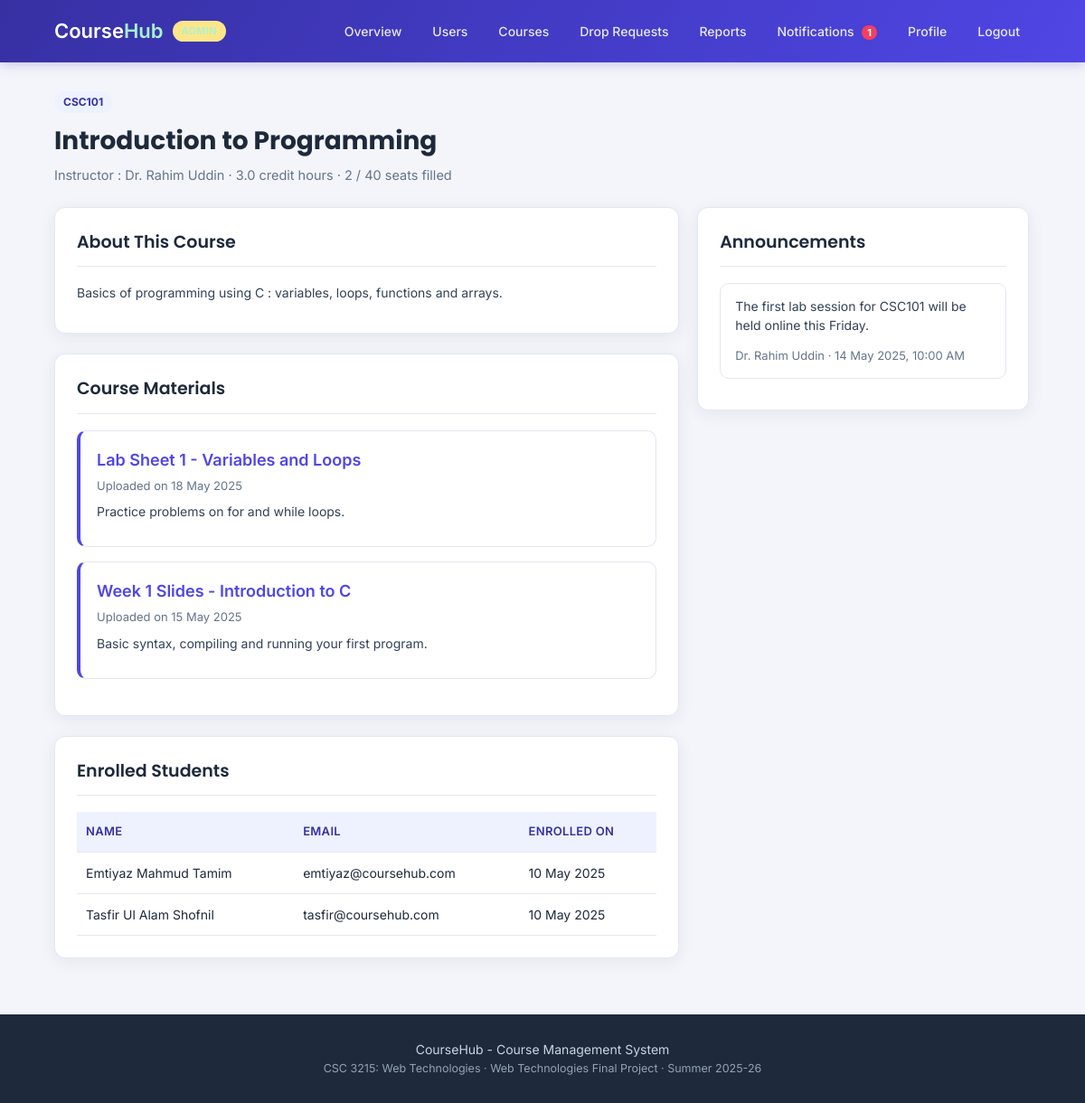
The app's page /course-details.php?id=1 (signed in) with its own data.
### tables this page shows
CREATE TABLE users (
    user_id     INT AUTO_INCREMENT PRIMARY KEY,
    name        VARCHAR(100) NOT NULL,
    email       VARCHAR(100) NOT NULL UNIQUE,
    password    VARCHAR(255) NOT NULL,
    role        ENUM('admin','teacher','student') NOT NULL DEFAULT 'student',
    phone       VARCHAR(20),
    department  VARCHAR(100),
    bio         TEXT,
    status      VARCHAR(20)  DEFAULT 'active',
    joined      DATE
);

CREATE TABLE courses (
    course_id     INT AUTO_INCREMENT PRIMARY KEY,
    course_code   VARCHAR(20)  NOT NULL UNIQUE,
    title         VARCHAR(150) NOT NULL,
    description   TEXT,
    credit_hour   DECIMAL(2,1) NOT NULL DEFAULT 3.0,
    teacher_id    INT DEFAULT NULL,
    capacity      INT NOT NULL DEFAULT 40,
    course_status VARCHAR(20) DEFAULT 'active',
    created_at    DATE,
    FOREIGN KEY (teacher_id) REFERENCES users(user_id) ON DELETE SET NULL
);

CREATE TABLE materials (
    material_id  INT AUTO_INCREMENT PRIMARY KEY,
    course_id    INT NOT NULL,
    title        VARCHAR(150) NOT NULL,
    description  TEXT,
    link_url     VARCHAR(255),
    uploaded_at  DATE,
    FOREIGN KEY (course_id) REFERENCES courses(course_id) ON DELETE CASCADE
);

CREATE TABLE enrollments (
    enrollment_id  INT AUTO_INCREMENT PRIMARY KEY,
    student_id     INT NOT NULL,
    course_id      INT NOT NULL,
    enroll_status  VARCHAR(20) DEFAULT 'enrolled',
    enrolled_at    DATE,
    UNIQUE (student_id, course_id),
    FOREIGN KEY (student_id) REFERENCES users(user_id)   ON DELETE CASCADE,
    FOREIGN KEY (course_id)  REFERENCES courses(course_id) ON DELETE CASCADE
);

CREATE TABLE announcements (
    announcement_id  INT AUTO_INCREMENT PRIMARY KEY,
    course_id        INT DEFAULT NULL,
    posted_by        INT NOT NULL,
    message          TEXT NOT NULL,
    created_at       DATETIME,
    FOREIGN KEY (course_id)  REFERENCES courses(course_id) ON DELETE CASCADE,
    FOREIGN KEY (posted_by)  REFERENCES users(user_id)     ON DELETE CASCADE
);

### check_login.php (called while the page is built, shortened)
<?php
$me = getUser($conn, $_SESSION["user_id"]);
?>

### course-details.php (the view, shortened to what this page needs)
<?php
require_once "config.php";
require_once "functions.php";
require_once "check_login.php";
$id = isset($_GET["id"]) ? intval($_GET["id"]) : 0;
$course = getCourseWithTeacher($conn, $id);
$is_owner_teacher = ($me["role"] == "teacher" && $course["teacher_id"] == $me["user_id"]);
$is_admin         = ($me["role"] == "admin");
$enrollment  = ($me["role"] == "student") ? getEnrollment($conn, $me["user_id"], $id) : null;
$is_enrolled = $enrollment != null && $enrollment["enroll_status"] == "enrolled";
$materials = null;
if ($is_owner_teacher || $is_admin || $is_enrolled) {
    $mstmt = $conn->prepare("SELECT * FROM materials WHERE course_id = ? ORDER BY uploaded_at DESC, material_id DESC");
    $mstmt->bind_param("i", $id);
    $mstmt->execute();
    $materials = $mstmt->get_result();
}
$students_result = null;
if ($is_owner_teacher || $is_admin) {
    $sstmt = $conn->prepare("SELECT u.user_id, u.name, u.email, e.enrolled_at
                             FROM enrollments e JOIN users u ON e.student_id = u.user_id
                             WHERE e.course_id = ? AND e.enroll_status = 'enrolled'
                             ORDER BY u.name ASC");
    $sstmt->bind_param("i", $id);
    $sstmt->execute();
    $students_result = $sstmt->get_result();
}
$astmt = $conn->prepare("SELECT a.*, u.name AS poster_name FROM announcements a
                         JOIN users u ON a.posted_by = u.user_id
                         WHERE a.course_id = ? ORDER BY a.created_at DESC");
$astmt->bind_param("i", $id);
$astmt->execute();
$announcements = $astmt->get_result();
include "header.php";
?>
    <div class="page">
        <span class="course-code"><?php echo htmlspecialchars($course["course_code"]); ?></span>
        <h1><?php echo htmlspecialchars($course["title"]); ?></h1>
        <p class="page-info">
            Instructor : <?php echo htmlspecialchars($course["teacher_name"] ?? "Not assigned yet"); ?>
            &middot; <?php echo $course["credit_hour"]; ?> credit hours
            &middot; <?php echo countEnrolled($conn, $id); ?> / <?php echo $course["capacity"]; ?> seats filled
        </p>
        <div class="row">
            <div class="col-left">
                <div class="box">
                    <h2 class="box-title">About This Course</h2>
                    <p class="item-text"><?php echo htmlspecialchars($course["description"]); ?></p>
                </div>
                <div class="box">
                    <h2 class="box-title">Course Materials</h2>
                    <?php if (!$is_owner_teacher && !$is_admin && !$is_enrolled) { ?>
                        <div class="empty">Enroll in this course to access the materials.</div>
                    <?php } else { ?>
                        <?php if ($materials->num_rows == 0) { ?>
                            <div class="empty">No material uploaded yet.</div>
                        <?php } else { while ($m = $materials->fetch_assoc()) { ?>
                            <div class="item">
                                <h3><a href="<?php echo htmlspecialchars($m["link_url"]); ?>" target="_blank"><?php echo htmlspecialchars($m["title"]); ?></a></h3>
                                <div class="item-info">Uploaded on <?php echo showDate($m["uploaded_at"]); ?></div>
                                <?php if ($m["description"] != "") { ?>
                                    <div class="item-text"><?php echo htmlspecialchars($m["description"]); ?></div>
                                <?php } ?>
                            </div>
                        <?php } } ?>
                    <?php } ?>
                </div>
                <?php if ($is_owner_teacher || $is_admin) { ?>
                    <div class="box">
                        <h2 class="box-title">Enrolled Students</h2>
                        <?php if ($students_result->num_rows == 0) { ?>
                            <div class="empty">No student has enrolled yet.</div>
                        <?php } else { ?>
                            <table>
                                <tr><th>Name</th><th>Email</th><th>Enrolled On</th><?php if ($is_owner_teacher) { echo "<th>Action</th>"; } ?></tr>
                                <?php while ($s = $students_result->fetch_assoc()) { ?>
                                    <tr>
                                        <td><?php echo htmlspecialchars($s["name"]); ?></td>
                                        <td><?php echo htmlspecialchars($s["email"]); ?></td>
                                        <td><?php echo showDate($s["enrolled_at"]); ?></td>
                                    </tr>
                                <?php } ?>
                            </table>
                        <?php } ?>
                    </div>
                <?php } ?>
            </div>
            <div class="col-right">
                <div class="box">
                    <h2 class="box-title">Announcements</h2>
                    <?php if ($announcements->num_rows == 0) { ?>
                        <div class="empty">No announcement for this course yet.</div>
                    <?php } else { while ($a = $announcements->fetch_assoc()) { ?>
                        <div class="notif">
                            <div>
                                <div class="item-text"><?php echo htmlspecialchars($a["message"]); ?></div>
                                <span class="gray-text"><?php echo htmlspecialchars($a["poster_name"]); ?> &middot; <?php echo showDateTime($a["created_at"]); ?></span>
                            </div>
                        </div>
                    <?php } } ?>
                </div>
            </div>
        </div>
    </div>
<?php include "footer.php"; ?>

### header.php (shortened to what this page needs)
<?php
$logged_in = isset($_SESSION["user_logged_in"]) && $_SESSION["user_logged_in"] === true;
$role      = $logged_in ? $_SESSION["role"] : "";
?>
<!DOCTYPE html>
<html lang="en">
<head>
    <link rel="stylesheet" href="style.css">
</head>
<body>
    <div class="header">
        <div class="container">
            <h2 class="logo">
                <a href="<?php echo $logged_in ? 'dashboard.php' : 'index.php'; ?>">
                    Course<span>Hub</span>
                </a>
                <?php if ($logged_in) { echo showRole($role); } ?>
            </h2>
            <div class="menu">
            <?php if ($role == "student") { ?>
                <a href="dashboard.php">Dashboard</a>
                <a href="courses.php">Browse Courses</a>
                <a href="my-courses.php">My Courses</a>
                <a href="grades.php">My Grades</a>
                <a href="drop-requests.php">Drop Requests</a>
                <a href="notifications.php" class="bell">Notifications
                    <?php $unread = countUnread($conn, $me["user_id"]);
                          if ($unread > 0) { echo "<span class='bell-count' id='bellCount'>" . $unread . "</span>"; } ?>
                </a>
                <a href="profile.php">Profile</a>
                <a href="logout.php">Logout</a>
            <?php } else if ($role == "admin") { ?>
                <a href="admin-dashboard.php">Overview</a>
                <a href="admin-users.php">Users</a>
                <a href="admin-courses.php">Courses</a>
                <a href="admin-drop-requests.php">Drop Requests</a>
                <a href="admin-reports.php">Reports</a>
                <a href="notifications.php" class="bell">Notifications
                    <?php $unread = countUnread($conn, $me["user_id"]);
                          if ($unread > 0) { echo "<span class='bell-count' id='bellCount'>" . $unread . "</span>"; } ?>
                </a>
                <a href="profile.php">Profile</a>
                <a href="logout.php">Logout</a>
            <?php } else { ?>
                <a href="index.php">Home</a>
                <a href="login.php">Login</a>
                <a href="register.php">Register</a>
            <?php } ?>
            </div>
        </div>
    </div>

### style.css (style rules this page uses)
:root { --primary: #4f46e5; --primary-dark: #3730a3; --primary-light:#eef2ff; --accent: #14b8a6; --accent-dark: #0f766e; --ink: #1e293b; --ink-light: #64748b; --bg: #f4f5fb; --white: #ffffff; --border: #e2e8f0; --green: #16a34a; --green-bg: #dcfce7; --orange: #d97706; --orange-bg: #fef3c7; --red: #dc2626; --red-bg: #fee2e2; --radius: 12px; --shadow: 0 4px 18px rgba(30, 41, 59, 0.07); --shadow-hover: 0 8px 26px rgba(30, 41, 59, 0.12); }
* { margin:0; padding:0; box-sizing:border-box; font-family:'Inter', Arial, Helvetica, sans-serif; }
h1, h2, h3, .logo { font-family:'Poppins', Arial, Helvetica, sans-serif; }
body { background:var(--bg); color:var(--ink); line-height:1.5; }
a { text-decoration:none; color:var(--primary); }
.header { background:linear-gradient(120deg, var(--primary-dark), var(--primary)); padding:16px 0; box-shadow:0 2px 12px rgba(55, 48, 163, 0.25); position:sticky; top:0; z-index:50; }
.header .container { display:flex; justify-content:space-between; align-items:center; flex-wrap:wrap; gap:10px; }
.logo { color:white; font-size:22px; font-weight:600; display:flex; align-items:center; gap:10px; }
.logo a { color:white; }
.logo span { color:#a7f3d0; }
.menu { display:flex; align-items:center; flex-wrap:wrap; gap:4px 4px; }
.menu a { color:rgba(255,255,255,0.88); margin-left:6px; font-size:14px; font-weight:500; padding:8px 12px; border-radius:8px; transition:background 0.15s ease, color 0.15s ease; position:relative; }
.bell-count { background:#f43f5e; color:white; font-size:11px; font-weight:700; padding:1px 6px; border-radius:10px; margin-left:5px; }
.container { width:1080px; max-width:94%; margin:0 auto; }
.page { width:1080px; max-width:94%; margin:30px auto; }
h1 { color:var(--ink); margin-bottom:6px; font-weight:700; font-size:28px; }
h2 { color:var(--ink); font-weight:600; }
h3 { color:var(--ink); font-size:18px; font-weight:600; }
.page-info { color:var(--ink-light); font-size:14.5px; margin-bottom:24px; }
.box { background:var(--white); padding:24px; border-radius:var(--radius); box-shadow:var(--shadow); margin-bottom:22px; border:1px solid var(--border); }
.box-title { border-bottom:1px solid var(--border); padding-bottom:12px; margin-bottom:18px; font-size:19px; }
.row { display:flex; gap:20px; flex-wrap:wrap; }
.col-left { width:64%; }
.col-right { width:34%; }
table { width:100%; border-collapse:collapse; margin-top:12px; font-size:14px; }
th, td { border-bottom:1px solid var(--border); padding:12px 10px; text-align:left; }
th { background:var(--primary-light); color:var(--primary-dark); font-weight:600; font-size:13px; text-transform:uppercase; letter-spacing:0.3px; }
.item { background:var(--white); border:1px solid var(--border); border-left:4px solid var(--primary); border-radius:10px; padding:18px; margin-bottom:16px; transition:box-shadow 0.15s ease; }
.item h3 { margin-bottom:6px; }
.item-info { color:var(--ink-light); font-size:13px; margin-bottom:8px; }
.item-text { font-size:14px; margin-bottom:10px; color:#334155; }
.course-code { display:inline-block; background:var(--primary-light); color:var(--primary-dark); font-size:12px; font-weight:700; padding:3px 10px; border-radius:20px; margin-bottom:10px; width:fit-content; }
.gray-text { color:var(--ink-light); font-size:13px; }
.notif { background:var(--white); border:1px solid var(--border); border-radius:10px; padding:14px 16px; margin-bottom:10px; display:flex; justify-content:space-between; align-items:center; gap:10px; }

### records on screen
users: user_id "1"
courses: course_code "CSC101", title "Introduction to Programming", teacher.name "Dr. Rahim Uddin", credit_hour "3.0", capacity "40", description "Basics of programming using C : variables, loops, functions and arrays."
materials: title "Lab Sheet 1 - Variables and Loops", uploaded_at "18 May 2025", description "Practice problems on for and while loops."
materials: title "Week 1 Slides - Introduction to C", uploaded_at "15 May 2025", description "Basic syntax, compiling and running your first program."
enrollments: student.name "Emtiyaz Mahmud Tamim", student.email "emtiyaz@coursehub.com", enrolled_at "10 May 2025"
enrollments: student.name "Tasfir Ul Alam Shofnil", student.email "tasfir@coursehub.com", enrolled_at "10 May 2025"
announcements: message "The first lab session for CSC101 will be held online this Friday.", posted_by.name "Dr. Rahim Uddin", created_at "14 May 2025, 10:00 AM"

### other values on screen
countEnrolled($conn, $id) "2"
